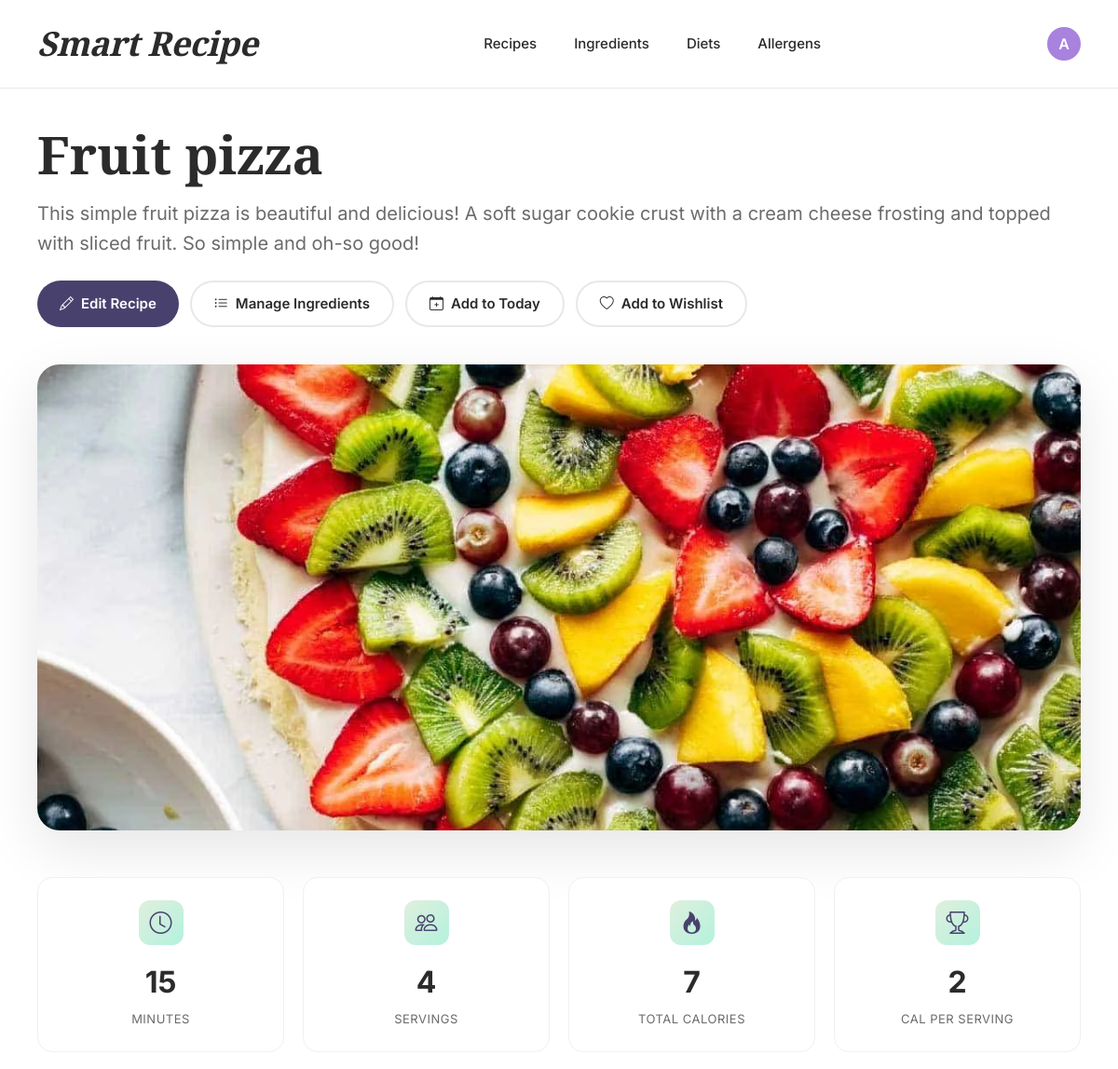
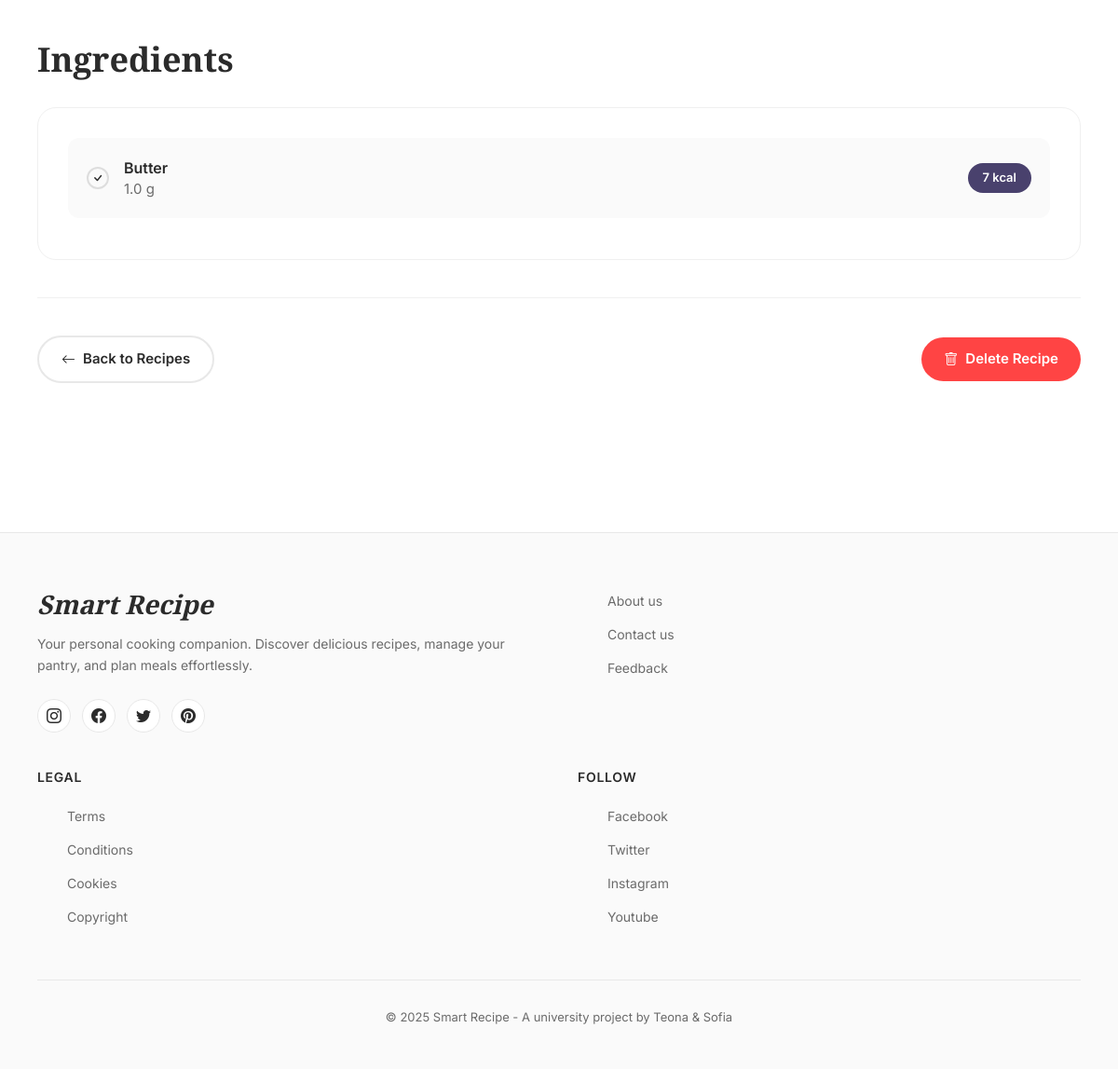
/recipes/12/ (signed in), run on the app's committed database (2 pictures, top to bottom).
### smart_recipe_app/models.py (models this page shows, shortened)
class Recipe(models.Model):
    name = models.CharField(max_length=200)
    description = models.TextField(blank=True)
    no_of_servings = models.PositiveIntegerField(default=1)
    preparation_time = models.PositiveIntegerField(help_text="Minutes")
    image = models.ImageField(upload_to='recipes/', blank=True, null=True)
    ingredients = models.ManyToManyField(Ingredient, through='RecipeIngredientRelation', related_name='recipes')  # ingredient.recipes.all()

class RecipeIngredientRelation(models.Model):
    recipe = models.ForeignKey(Recipe, on_delete=models.CASCADE, related_name='recipe_ingredients')  # recipe.recipe_ingredients.all()
    ingredient = models.ForeignKey(Ingredient, on_delete=models.CASCADE, related_name='ingredient_recipes')  # ingredients.ingredient_recipes.all()
    quantity = models.FloatField(validators=[MinValueValidator(0.000001)], help_text="Amount in ingredient.base_unit (e.g., 200 g, 2 piece)")    # how many of the base_units (like 4 bananas)
    class Meta:
        unique_together = ('recipe', 'ingredient')
    @property
    def calories(self):
        return self.quantity * self.ingredient.calories_per_one_unit

class Ingredient(models.Model):
    UNIT_CHOICES = [
        ('g', 'grams (g)'),
        ('ml', 'milliliters (ml)'),
        ('pcs', 'pieces'),
        ('tsp', 'teaspoon'),
        ('tbsp', 'tablespoon'),
        ('cup', 'cup'),
    ]
    name = models.CharField(max_length=100, unique=True)
    base_unit = models.CharField(max_length=20, choices=UNIT_CHOICES,
                                 help_text="Mass units like kilograms (kg), grams (g), liters (l) and etc.")
    base_amount = models.FloatField(validators=[MinValueValidator(0.000001)], help_text="Amount of base_unit used for calorie calculation (e.g. 100 g, 100 ml, 1 piece)")
    calories_per_base_amount = models.FloatField(validators=[MinValueValidator(0)], help_text="Calories for the base amount (e.g. kcal per 100 g)")
    allergens = models.ManyToManyField(Allergen, blank=True, related_name='ingredients')  # allergen.ingredients.all()
    diets = models.ManyToManyField(Diet, through='IngredientDietRelation', related_name='ingredients')  # diet.ingredients.all()
    @property
    def calories_per_one_unit(self):
        return self.calories_per_base_amount / self.base_amount

### smart_recipe_app/views.py (the view)
# urls.py: path("recipes/<int:pk>/", views.recipe_detail, name="recipe_detail"),
@login_required
def recipe_detail(request, pk):
    recipe = get_object_or_404(
        Recipe.objects.prefetch_related(
            Prefetch(
                "recipe_ingredients",
                queryset=RecipeIngredientRelation.objects.select_related("ingredient")
            )
        ),
        pk=pk
    )
    relations = list(recipe.recipe_ingredients.all())
    total_calories = 0.0
    for rel in relations:
        ing = rel.ingredient
        base_amount = float(ing.base_amount or 1)
        calories_base = float(ing.calories_per_base_amount or 0)
        calories_per_unit = calories_base / base_amount
        rel.calories_calc = float(rel.quantity or 0) * calories_per_unit
        total_calories += rel.calories_calc
    calories_per_serving = None
    if recipe.no_of_servings:
        servings = float(recipe.no_of_servings)
        if servings > 0:
            calories_per_serving = total_calories / servings
    wishlist, _ = Wishlist.objects.get_or_create(user=request.user)
    is_in_wishlist = wishlist.recipes.filter(pk=recipe.pk).exists()
    today_plan, _ = DailyPlan.objects.get_or_create(
        user=request.user,
        date=date.today(),
        defaults={"wanted_calories": 2000}
    )
    is_in_today_plan = today_plan.recipes.filter(pk=recipe.pk).exists()
    return render(request, "recipes/recipe_detail.html", {
        "recipe": recipe,
        "relations": relations,
        "total_calories": total_calories,
        "calories_per_serving": calories_per_serving,
        "is_in_wishlist": is_in_wishlist,
        "is_in_today_plan": is_in_today_plan,
    })

### smart_recipe_app/templates/recipes/recipe_detail.html (shortened to what this page needs)
{% extends 'common/base.html' %}
{% load helpers %}
{% block content %}
    <div class="recipe-detail-container">
        <div class="recipe-header">
            <h1 class="recipe-title">{{ recipe.name }}</h1>
            {% if recipe.description %}
                <p class="recipe-subtitle">{{ recipe.description }}</p>
            {% endif %}
            <div class="recipe-actions-bar">
                {% if user|has_group:"Admin" %}
                    <a href="{% url 'recipe_edit' recipe.id %}" class="btn-action btn-primary-action">
                        <i class="bi bi-pencil"></i>
                        Edit Recipe
                    </a>
                    <a href="{% url 'recipe_edit_ingredients' recipe.id %}" class="btn-action btn-secondary-action">
                        <i class="bi bi-list-ul"></i>
                        Manage Ingredients
                    </a>
                {% endif %}
                <form method="post" action="{% url 'add_recipe_to_today_plan' recipe.id %}" style="margin:0;">
                    <button type="submit"
                            class="btn-action btn-secondary-action
                               {% if is_in_today_plan %}btn-active-today{% endif %}">
                        {% if is_in_today_plan %}
                            <i class="bi bi-calendar-check"></i> In Today’s Plan
                        {% else %}
                            <i class="bi bi-calendar-plus"></i> Add to Today
                        {% endif %}
                    </button>
                </form>
                <form method="post" action="{% url 'wishlist_toggle' recipe.id %}" style="margin:0;">
                    <button type="submit"
                            class="btn-action btn-secondary-action
                               {% if is_in_wishlist %}btn-active-wishlist{% endif %}">
                        {% if is_in_wishlist %}
                            <i class="bi bi-heart-fill"></i> In Wishlist
                        {% else %}
                            <i class="bi bi-heart"></i> Add to Wishlist
                        {% endif %}
                    </button>
                </form>
            </div>
        </div>
        <div class="recipe-image-container">
            {% if recipe.image %}
                <img src="{{ recipe.image.url }}" alt="{{ recipe.name }}" class="recipe-image">
            {% else %}
                <div class="recipe-placeholder">
                    <i class="bi bi-image" style="font-size: 64px; opacity: 0.3;"></i>
                </div>
            {% endif %}
        </div>
        <div class="stats-grid">
            <div class="stat-card">
                <div class="stat-icon">
                    <i class="bi bi-clock"></i>
                </div>
                <div class="stat-value">{{ recipe.preparation_time }}</div>
                <div class="stat-label">Minutes</div>
            </div>
            <div class="stat-card">
                <div class="stat-icon">
                    <i class="bi bi-people"></i>
                </div>
                <div class="stat-value">{{ recipe.no_of_servings }}</div>
                <div class="stat-label">Servings</div>
            </div>
            <div class="stat-card">
                <div class="stat-icon">
                    <i class="bi bi-fire"></i>
                </div>
                <div class="stat-value">{{ total_calories|floatformat:0 }}</div>
                <div class="stat-label">Total Calories</div>
            </div>
            <div class="stat-card">
                <div class="stat-icon">
                    <i class="bi bi-trophy"></i>
                </div>
                <div class="stat-value">
                    {% if calories_per_serving %}
                        {{ calories_per_serving|floatformat:0 }}
                    {% else %}
                        -
                    {% endif %}
                </div>
                <div class="stat-label">Cal per Serving</div>
            </div>
        </div>
        <h2 class="section-title">Ingredients</h2>
        <div class="ingredients-card">
            {% if relations %}
                {% for rel in relations %}
                    <div class="ingredient-item">
                        <div class="ingredient-info">
                            <div class="ingredient-check">
                                <i class="bi bi-check"></i>
                            </div>
                            <div>
                                <div class="ingredient-name">{{ rel.ingredient.name }}</div>
                                <div class="ingredient-quantity">
                                    {{ rel.quantity }} {{ rel.ingredient.base_unit }}
                                </div>
                            </div>
                        </div>
                        <div class="ingredient-calories">
                            {{ rel.calories|floatformat:0 }} kcal
                        </div>
                    </div>
                {% endfor %}
            {% endif %}
        </div>
        <div class="bottom-actions">
            <a href="{% url 'recipe_list' %}" class="btn-action btn-secondary-action">
                <i class="bi bi-arrow-left"></i>
                Back to Recipes
            </a>
            {% if user|has_group:"Admin" %}
                <a href="{% url 'recipe_delete' recipe.id %}?next={% url 'recipe_detail' recipe.id %}"
                   class="btn-action btn-delete">
                    <i class="bi bi-trash"></i>
                    Delete Recipe
                </a>
            {% endif %}
        </div>
    </div>
{% endblock %}

### smart_recipe_app/templates/common/base.html (shortened to what this page needs)
{% load static %}
{% load helpers %}
<html lang="en">
<head>
    <link href="https://cdn.jsdelivr.net/npm/bootstrap@5.3.2/dist/css/bootstrap.min.css" rel="stylesheet">
    <link rel="stylesheet" href="https://cdn.jsdelivr.net/npm/bootstrap-icons@1.11.1/font/bootstrap-icons.css">
</head>
<body>
    <header class="clean-header">
        <div class="header-container">
            <a href="{% url 'index' %}" class="logo-text">Smart Recipe</a>
        {% if user.is_authenticated %}
            <nav class="header-nav">
                {% if user|has_group:"Admin" %}
                    <a href="{% url 'recipe_list' %}" class="nav-link">Recipes</a>
                    <a href="{% url 'ingredient_list' %}" class="nav-link">Ingredients</a>
                    <a href="{% url 'diet_list' %}" class="nav-link">Diets</a>
                    <a href="{% url 'allergen_list' %}" class="nav-link">Allergens</a>
                {% endif %}
            </nav>
            <div class="header-actions">
                <div class="dropdown user-menu">
                    <button class="user-btn dropdown-toggle" type="button" data-bs-toggle="dropdown" aria-expanded="false">
                        <div class="user-avatar">
                            {{ user.username|first|upper }}
                        </div>
                    </button>
                </div>
            </div>
            {% else %}
            <div class="header-actions">
                <a href="{% url 'login' %}" class="nav-link">Login</a>
            </div>
            {% endif %}
        </div>
    </header>
    <main>
        {% block content %}{% endblock %}
    </main>
    <footer class="clean-footer">
        <div class="footer-container">
            <div class="footer-content">
                <div class="footer-brand">
                    <h3>Smart Recipe</h3>
                    <p>Your personal cooking companion. Discover delicious recipes, manage your pantry, and plan meals effortlessly.</p>
                    <div class="social-links">
                        <a href="#" class="social-link" aria-label="Instagram">
                            <i class="bi bi-instagram"></i>
                        </a>
                        <a href="#" class="social-link" aria-label="Facebook">
                            <i class="bi bi-facebook"></i>
                        </a>
                        <a href="#" class="social-link" aria-label="Twitter">
                            <i class="bi bi-twitter"></i>
                        </a>
                        <a href="#" class="social-link" aria-label="Pinterest">
                            <i class="bi bi-pinterest"></i>
                        </a>
                    </div>
                </div>
                <div class="footer-section">
                    <ul class="footer-links">
                        <li><a href="#">About us</a></li>
                        <li><a href="#">Contact us</a></li>
                        <li><a href="#">Feedback</a></li>
                    </ul>
                </div>
                <div class="footer-section">
                    <h4>Legal</h4>
                    <ul class="footer-links">
                        <li><a href="#">Terms</a></li>
                        <li><a href="#">Conditions</a></li>
                        <li><a href="#">Cookies</a></li>
                        <li><a href="#">Copyright</a></li>
                    </ul>
                </div>
                <div class="footer-section">
                    <h4>Follow</h4>
                    <ul class="footer-links">
                        <li><a href="#">Facebook</a></li>
                        <li><a href="#">Twitter</a></li>
                        <li><a href="#">Instagram</a></li>
                        <li><a href="#">Youtube</a></li>
                    </ul>
                </div>
            </div>
            <div class="footer-bottom">
                <p>&copy; 2025 Smart Recipe - A university project by Teona & Sofia</p>
            </div>
        </div>
    </footer>
</body>
</html>

### data on the page
Recipe: name "Fruit pizza", description "This simple fruit pizza is beautiful and delicious! A soft sugar cookie crust with a cream cheese frosting and topped with sliced fruit. So simple and oh-so good!", image (picture), preparation_time "15", no_of_servings "4"
RecipeIngredientRelation: ingredient.name "Butter", quantity "1.0", ingredient.base_unit "g", calories "7"

### other printed values
{{ user.username|first|upper }} "A"
{{ total_calories|floatformat:0 }} "7"
{{ calories_per_serving|floatformat:0 }} "2"
